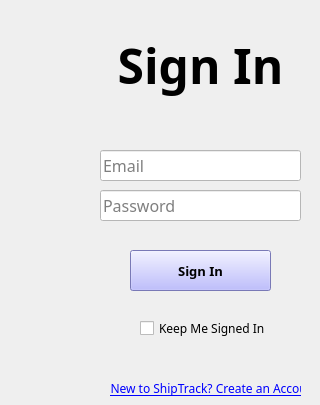
      <widget class="QWidget" name="SignInMenu">
       <widget class="QCheckBox" name="login_keep_me_signed_in">
        <property name="geometry">
         <rect>
          <x>140</x>
          <y>320</y>
          <width>131</width>
          <height>17</height>
         </rect>
        </property>
        <property name="font">
         <font>
          <family>Glacial Indifference</family>
         </font>
        </property>
        <property name="text">
         <string>Keep Me Signed In</string>
        </property>
       </widget>
       <widget class="QPushButton" name="login_signin_button">
        <property name="geometry">
         <rect>
          <x>130</x>
          <y>250</y>
          <width>141</width>
          <height>41</height>
         </rect>
        </property>
        <property name="font">
         <font>
          <family>Glacial Indifference</family>
          <pointsize>10</pointsize>
          <weight>75</weight>
          <bold>true</bold>
         </font>
        </property>
        <property name="styleSheet">
         <string notr="true">background-color: rgb(170, 170, 255);</string>
        </property>
        <property name="text">
         <string>Sign In</string>
        </property>
       </widget>
       <widget class="QLabel" name="login_createacct_label">
        <property name="geometry">
         <rect>
          <x>110</x>
          <y>380</y>
          <width>191</width>
          <height>16</height>
         </rect>
        </property>
        <property name="font">
         <font>
          <family>Glacial Indifference</family>
         </font>
        </property>
        <property name="text">
         <string>&lt;html&gt;&lt;head/&gt;&lt;body&gt;&lt;p align=&quot;center&quot;&gt;&lt;span style=&quot; text-decoration: underline; color:#0000ff;&quot;&gt;New to ShipTrack? Create an Account&lt;/span&gt;&lt;/p&gt;&lt;/body&gt;&lt;/html&gt;</string>
        </property>
       </widget>
       <widget class="QLabel" name="signin_biglabel">
        <property name="geometry">
         <rect>
          <x>90</x>
          <y>20</y>
          <width>221</width>
          <height>91</height>
         </rect>
        </property>
        <property name="font">
         <font>
          <family>Glacial Indifference</family>
         </font>
        </property>
        <property name="text">
         <string>&lt;html&gt;&lt;head/&gt;&lt;body&gt;&lt;p align=&quot;center&quot;&gt;&lt;span style=&quot; font-size:36pt; font-weight:600;&quot;&gt;Sign In&lt;/span&gt;&lt;/p&gt;&lt;/body&gt;&lt;/html&gt;</string>
        </property>
       </widget>
       <widget class="QLineEdit" name="signin_email">
        <property name="geometry">
         <rect>
          <x>100</x>
          <y>150</y>
          <width>201</width>
          <height>31</height>
         </rect>
        </property>
        <property name="font">
         <font>
          <family>Glacial Indifference</family>
          <pointsize>12</pointsize>
         </font>
        </property>
        <property name="styleSheet">
         <string notr="true">background-color: rgb(255, 255, 255);</string>
        </property>
        <property name="placeholderText">
         <string>Email</string>
        </property>
       </widget>
       <widget class="QLineEdit" name="signin_password">
        <property name="geometry">
         <rect>
          <x>100</x>
          <y>190</y>
          <width>201</width>
          <height>31</height>
         </rect>
        </property>
        <property name="font">
         <font>
          <family>Glacial Indifference</family>
          <pointsize>12</pointsize>
         </font>
        </property>
        <property name="styleSheet">
         <string notr="true">background-color: rgb(255, 255, 255);</string>
        </property>
        <property name="placeholderText">
         <string>Password</string>
        </property>
        <property name="clearButtonEnabled">
         <bool>false</bool>
        </property>
       </widget>
      </widget>
